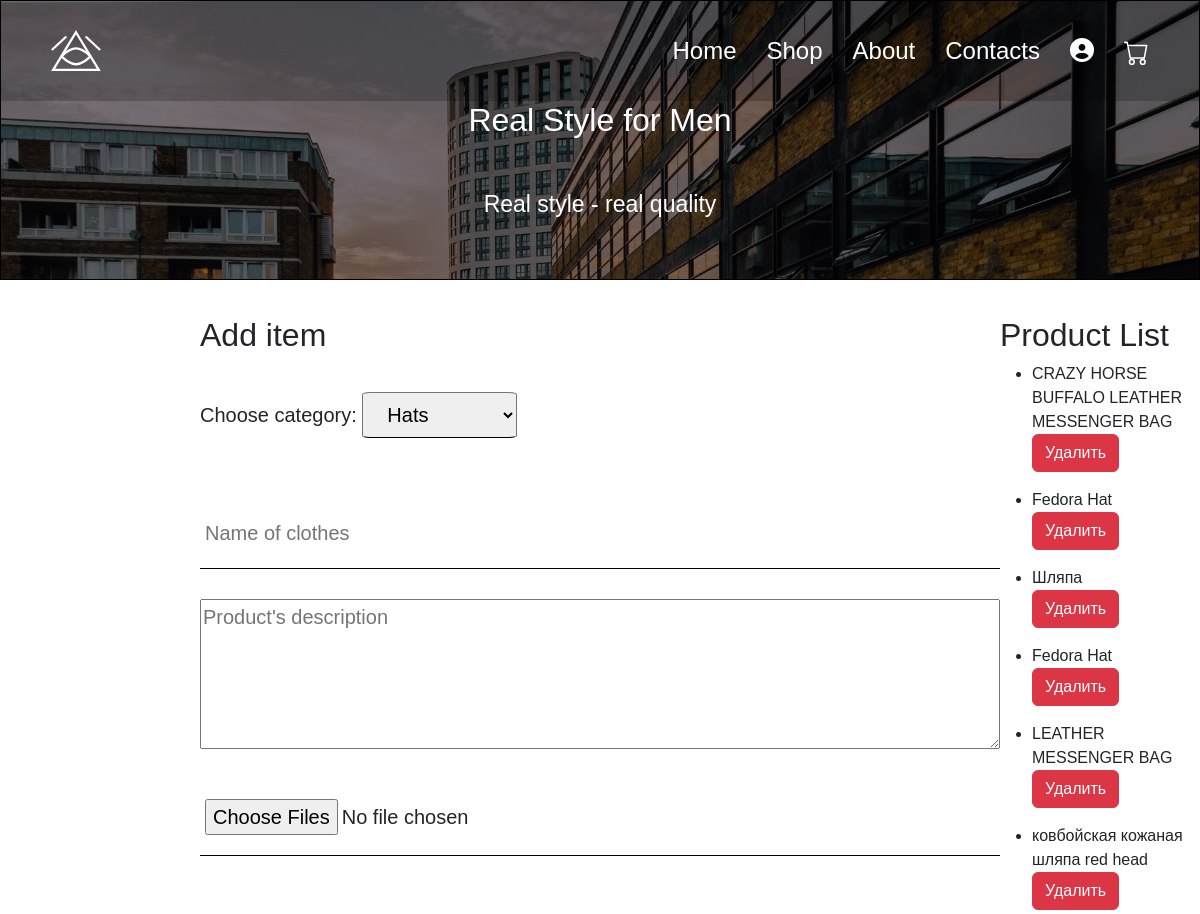
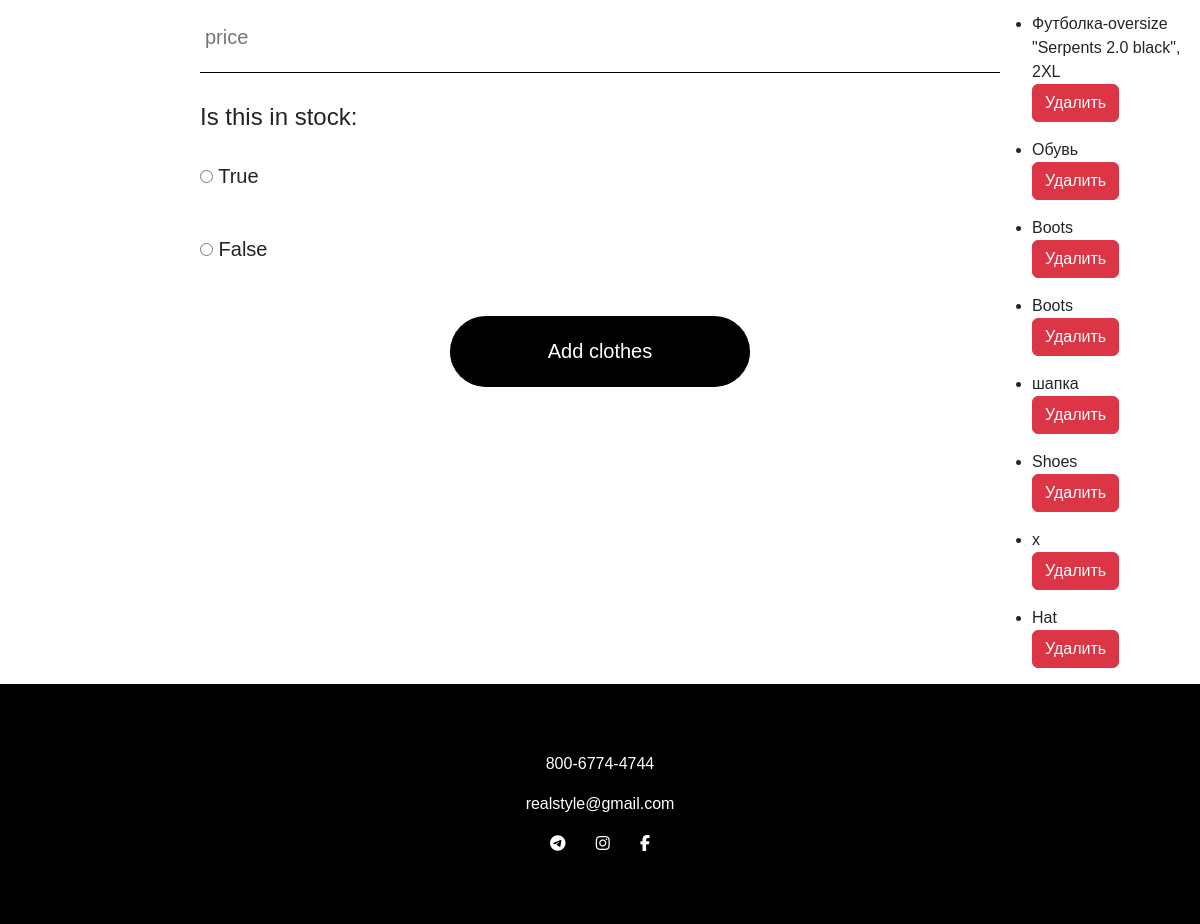
Page /add_items on the committed database (2 pictures, top to bottom).
### app.py (models this page shows)
class Product(db.Model):
    id = db.Column(db.Integer, primary_key=True)
    title = db.Column(db.String(100), nullable=False)
    description = db.Column(db.String(2000), nullable=False)
    item_image_path = db.Column(db.String(255), nullable=False)
    price = db.Column(db.Float, nullable=False)
    in_stock = db.Column(db.String(100), default=True)
    category_id = db.Column(db.Integer, db.ForeignKey('category.id'), primary_key=True, nullable=False)

### app.py (the view, shortened to what this page needs)
@app.route("/add_items", methods=['POST', 'GET'])
def add_items():
    if request.method == 'GET':
        categories = Category.query.all()
        products = Product.query.all()
        return render_template("/add_items.html", categories=categories, products=products)
    return render_template("/add_items.html")

### templates/add_items.html (shortened to what this page needs)
{% extends 'base.html' %}
{% block style %}
	<link rel="stylesheet" href="https://cdn.jsdelivr.net/npm/bootstrap@5.2.3/dist/css/bootstrap.min.css">
	<link rel="stylesheet" type="text/css" href="../static/css/styleContacts.css">
{% endblock %}
{% block content %}
		<form method="post" id="request" enctype="multipart/form-data">
			<h2>Add item</h2>
			<label>
				Choose category:
				<select name="category">
				{% for category in categories %}
					<option value="{{ category.id }}">{{ category.title }}</option>
				{% else %}
					<option>No category</option>
				{% endfor %}
			</select>
			</label>
			<input type="text" name="title" id="title" placeholder="Name of clothes">
			<textarea placeholder="Product's description" id="description" name="description"></textarea>
			<input type="file" name="item_image" id="item_image" multiple>
		    <input type="number" placeholder="price" id="price" name="price">
		    	<h4>Is this in stock:</h4>
				<label>
					<input type="radio" name="is_in_stock" value="True">
					True
				</label>
    			<label>
    				<input type="radio" name="is_in_stock" value="False">
					False
				</label>
			<input type="submit" value="Add clothes" id="submit">
		</form>
		<div class="">
		{% if products %}
		<h2>Product List</h2>
		{% for product in products %}
			<ul>
				<li>{{ product.title }}</li>
				<form method="post" action="/delete_item">
            		<button type="submit" class="btn btn-danger">Удалить</button>
        		</form>
			</ul>
		{% endfor %}
		{% else %}
			<h2>There are no products</h2>
		{% endif %}
	</div>
{% endblock %}

### templates/base.html (shortened to what this page needs)
<!DOCTYPE html>
<html>
<head>
  <link rel="stylesheet" href="https://cdnjs.cloudflare.com/ajax/libs/animate.css/4.1.1/animate.min.css"/>
  <link rel="stylesheet" type="text/css" href="https://maxcdn.bootstrapcdn.com/font-awesome/4.7.0/css/font-awesome.min.css">
    {% block style %}{% endblock %}
</head>
<body>
	<div class="main_grid">
            <header>
                <nav class="grid_menu">
                    <img src="{{ url_for('static', filename='logo.svg') }}" alt="logo">
                    <div id="HideMenu" class="menu">
                        <a href="{{ url_for('home') }}">Home</a>
                        <a href="{{ url_for('shop') }}">Shop</a>
                        <a href="{{ url_for('about') }}">About</a>
                        <a href="{{ url_for('contacts') }}">Contacts</a>
                         <a href="{{ url_for('cart') }}">
                            <i class='fas fa-user-circle'></i>
                        </a>
                        <a href="{{ url_for('cart') }}">
                        </a>
                    </div>
                </nav>
                <div class="banner" id="header">
                    <h1>Real Style for Men</h1>
                    <p>Real style - real quality</p>
                </div>
            </header>
        {% block content %}{% endblock %}
        <footer>
            <p>800-6774-4744</p>
            <p>realstyle@gmail.com</p>
            <div class="social">
                <a href="#"><i class="fa fa-telegram"></i></a>
                <a href="#"><i class="fa fa-instagram"></i></a>
                <a href="#"><i class="fa fa-facebook"></i></a>
            </div>
        </footer>
    </div>
</body>
</html>

### static/css/styleContacts.css (style rules this page uses)
body { font-size: 1em; font-family: sans-serif; margin: 0; }
.main_grid { display: grid; grid-template-columns: 1fr repeat(2, minmax(auto, 25em)) 1fr; }
header { height: 60vh; border: 1px solid black; background-image: url(../images/bg/contacts_header_back.jpg); box-shadow: inset 0 0 0 1000px rgba(0, 0, 0, 0.5); background-size: cover; background-repeat: no-repeat; color: white; grid-column: 1 / -1; margin-bottom: 3%; }
.grid_menu { height: 100px; display: flex; flex-direction: row; justify-content: space-between; align-items: center; padding: 20px 50px; box-shadow: inset 0 0 0 1000px rgba(0, 0, 0, 0.2); position: sticky; top: 0; }
.grid_menu img { height: 70%; }
.menu { display: flex; flex-direction: row; flex-wrap: wrap; }
.menu a { text-decoration: none; color: white; font-size: 1.5em; margin-left: 30px; }
.banner { flex-grow: 1; display: flex; flex-direction: column; justify-content: center; align-items: center; }
.banner h1 { font-size: 2em; }
.banner p { font-size: 23px; padding: 40px 0px; text-align: center; }
#request { grid-column: 2 / -2; display: flex; flex-direction: column; }
#request input { border: none; border-bottom: 1px solid black; padding: 20px 5px; font-size: 20px; margin: 30px 0px; }
textarea { height: 150px; font-size: 20px; }
label { font-size: 20px; }
select { font-size: 20px; margin: 30px 0px; border-bottom: 1px solid black; padding: 10px 20px; border-radius: 5%; }
#submit { width: 300px; border-radius: 40px; background: black; color: white; align-self: center; }
footer { grid-column: 1 / -1; height: 30vh; background: black; display: flex; flex-direction: column; justify-content: center; align-items: center; color: white; }
footer .social { width: 130px; display: flex; flex-direction: row; justify-content: space-around; }
footer i { color: white; }
@media (max-width: 1200px) { header { height: 35vh; } }

### rows in the picture
Product: title "CRAZY HORSE BUFFALO LEATHER MESSENGER BAG"
Product: title "Fedora Hat"
Product: title "Шляпа"
Product: title "Fedora Hat"
Product: title "LEATHER MESSENGER BAG"
Product: title "ковбойская кожаная шляпа red head"
Product: title "Футболка-oversize \"Serpents 2.0 black\", 2XL"
Product: title "Обувь"
Product: title "Boots"
Product: title "Boots"
Product: title "шапка"
Product: title "Shoes"
Product: title "x"
Product: title "Hat"

### other values in the picture
form field category "Hats"
